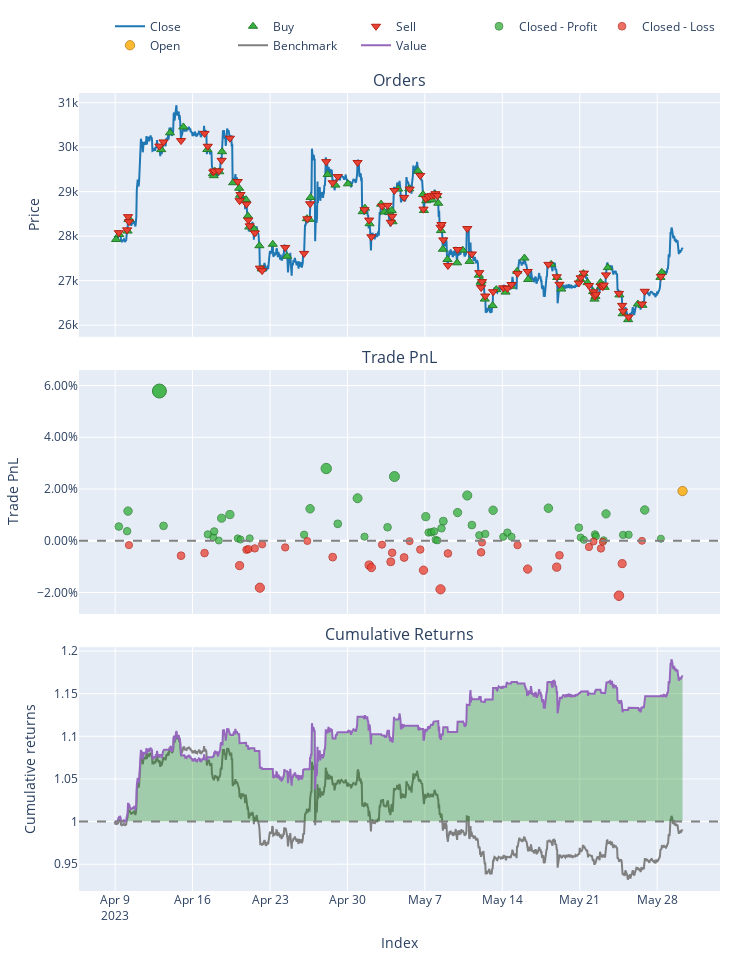

Source (notebook cell):
### Markdown cell above
## Out of Sample

### Code cell
signal_df = X_test.copy()
signal_df["signal"] = pd.Series(data=grid_search.predict(X_test), index=X_test.index)

# convert signal as boolean
signal_df["signal"] = signal_df["signal"].apply(lambda x: True if x == 1 else False)

# more realistic
signal_df["signal"] = signal_df["signal"].shift()
signal_df.dropna(inplace=True)

# create signal backtesting
signal_vectorbt = signal_df.ta.tsignals(signal_df.signal, asbool=True, append=True)

# close price
close_price = strat1.loc[signal_df.index[0] : signal_df.index[-1]]["close"]

port = vbt.Portfolio.from_signals(
    close_price,
    entries=signal_vectorbt.TS_Entries,
    exits=signal_vectorbt.TS_Exits,
    freq="1h",
    init_cash=1000,
    size=0.1,
    # fees = 0.00075,     # 0.075% (BNB 25% off)
    # slippage = 0.001    # 0.1%
)

port.plot().show()
port.stats()
